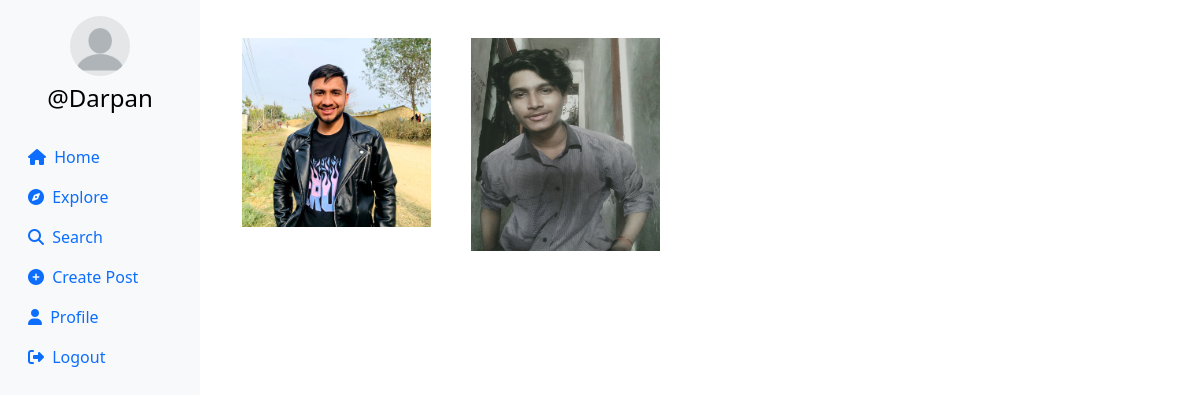
/explore (signed in), run on the app's committed database.
### userauth/models.py (models this page shows, shortened)
class Profile(models.Model):
    user = models.ForeignKey(User, on_delete=models.CASCADE)
    id_user = models.IntegerField(primary_key=True, default=0)
    bio = models.TextField(blank=True, default='')
    profileimg = models.ImageField(upload_to='profile_images', default='blank-profile-picture.png')
    location = models.CharField(max_length=100, blank=True, default='')

class Post(models.Model):
    id = models.UUIDField(primary_key=True, default=uuid.uuid4)
    user = models.CharField(max_length=100)
    image = models.ImageField(upload_to='post_images')
    caption = models.TextField()
    created_at = models.DateTimeField(default=datetime.now)
    no_of_likes = models.IntegerField(default=0)

### userauth/views.py (the view)
# urls.py: path('explore',views.explore),
@login_required(login_url='/loginn')
def explore(request):
    post=Post.objects.all().order_by('-created_at')
    profile = Profile.objects.get(user=request.user)
    context={
        'post':post,
        'profile':profile
    }
    return render(request, 'explore.html',context)

### templates/explore.html (shortened to what this page needs)
{% load static %}
<!DOCTYPE html>
<html lang="en">
<head>
    <link rel="stylesheet" href="https://maxcdn.bootstrapcdn.com/bootstrap/4.5.2/css/bootstrap.min.css">
    <link href="https://cdn.jsdelivr.net/npm/bootstrap@5.0.2/dist/css/bootstrap.min.css" rel="stylesheet"
>
    <link rel="stylesheet" href="{% static 'css/app.css' %}">
</head>
<body>
    {% load static %}
    <div class="container-fluid">
        <div class="row">
            <nav class="col-md-2 d-none d-md-block sidebar" style="position: fixed;">
                <div class="text-center mt-3">
                    <img src="{{profile.profileimg.url}}" alt="Profile Picture" class="profile-pic">
                    <h4 class="mt-2"><a href="/profile/{{user}}" style="text-decoration:none;">@{{user}}</a></h4>
                </div>
                <ul class="nav flex-column mt-4">
                    <li class="nav-item">
                        <a class="nav-link active" href="/">
                            <i class="fa-solid fa-house mr-1"></i> Home
                        </a>
                    </li>
                    <li class="nav-item">
                        <a class="nav-link" href="/explore">
                            <i class="fa-solid fa-compass mr-1"></i> Explore
                        </a>
                    </li>
                    <li class="nav-item">
                        <a class="nav-link" href="#" data-bs-toggle="modal" data-bs-target="#exampleModal3">
                            <i class="fa-solid fa-magnifying-glass mr-1"></i> Search
                        </a>
                    </li>
                    <li class="nav-item">
                        <a class="nav-link" href="#" data-bs-toggle="modal" data-bs-target="#exampleModal"
                            data-bs-whatever="@getbootstrap">
                            <i class="fa-solid fa-circle-plus mr-1"></i> Create Post
                        </a>
                    </li>
                    <li class="nav-item">
                        <a class="nav-link" href="/profile/{{profile.user}}">
                            <i class="fa-solid fa-user mr-1"></i> Profile
                        </a>
                    </li>
                    <li class="nav-item">
                        <a class="nav-link" href="/logoutt">
                            <i class="fa-solid fa-right-from-bracket mr-1"></i> Logout
                        </a>
                    </li>
                </ul>
            </nav>
            <main role="main" class="col-md-9 ml-sm-auto col-lg-10 px-md-4">
                <div class="container text-center" style="padding: 10px; margin-top:20px;">
                    <div class="row row-cols-3">
                        {% for pos in post %}
                        <div class="col m-2 image_s" style="margin-bottom:10px;">
                            <img class="image__img" src="{{pos.image.url}}" alt="Post Image"
                                style="max-width: 213px; max-height:213px">
                        </div>
                        {% endfor %}
                    </div>
                </div>
            </main>
        </div>
    </div>
</body>
</html>

### templates/explore.html (style rules this page uses)
* { box-sizing: border-box; margin: 0; padding: 0; }
.sidebar { background-color: #f8f9fa; height: 100vh; color: black; }
.profile-pic { width: 60px; height: 60px; border-radius: 50%; object-fit: cover; }
a { color: black; }
.image_s { position: relative; width: 213px; }
.image__img { display: block; width: 100%; }

### data on the page
Profile: profileimg (placeholder picture)
Post: image (picture)
Post: image (picture)

### other printed values
{{ user }} "Darpan"
